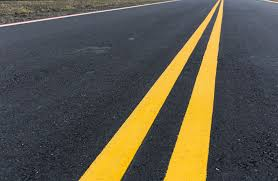
#> input picture 098.picture/Road_3.jpg, 278 x 181 px
$ python LBP_test.py
#> lines starting #> are read from the running program, lines starting #| are printed output that depends on the picture; after the words box and inside, x2 and y2 are one past the last pixel; in counts of white or black regions, pixels touching at a corner belong together
from skimage.transform import rotate
from skimage.feature import local_binary_pattern
from skimage import data, io,data_dir,filters, feature
from skimage.color import label2rgb
import skimage
import numpy as np
import matplotlib.pyplot as plt
from PIL import Image
import cv2
np.set_printoptions(threshold=np.inf)
# settings for LBP
radius = 1  # LBP算法中范围半径的取值
n_points = radius*8
# =============================================================================
# n_points = 8 * radius # 领域像素点数
# =============================================================================
# 读取图像
image1 =cv2.imread('../098.picture/Road_3.jpg')
#> image1 is the input picture: shape (181, 278, 3); mean B, G, R 73.5, 88.2, 92.9
cv2.imshow("image1",image1)

plt.hist(image1.ravel(), 255, [0, 256])
plt.show()
#> figure, not shown here; tallest bar 3496 high, from x = 60.24 to 61.24

gray = cv2.cvtColor(image1, cv2.COLOR_BGR2GRAY)
image1 = cv2.cvtColor(image1, cv2.COLOR_BGR2GRAY)

ret,gray = cv2.threshold(gray,80,255,cv2.THRESH_BINARY)#二值化
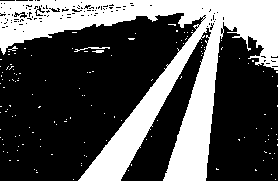
#> gray: shape (181, 278); 32.8% white; 142 white regions (139 under 20 px), largest, box (x1, y1, x2, y2) and area: (0, 0, 278, 181) 16182, (74, 47, 110, 52) 54, (92, 50, 104, 53) 26
gray = cv2.adaptiveThreshold(gray,255,cv2.ADAPTIVE_THRESH_MEAN_C,\
            cv2.THRESH_BINARY,11,2)
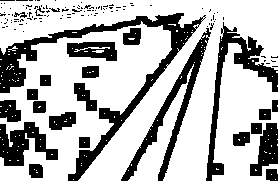
#> gray: shape (181, 278); 70.6% white; 131 black regions (107 under 20 px), largest, box (x1, y1, x2, y2) and area: (0, 13, 206, 181) 4381, (121, 28, 211, 181) 2111, (206, 22, 278, 181) 2059
cv2.imshow("gray",gray)
# =============================================================================
# cv2.imwrite("../098.picture/Road_2_gray.jpg",)
# =============================================================================

# 畫出直方圖
plt.hist(gray.ravel(), 255, [0, 256])
plt.show()
#> figure, not shown here; tallest bar 35547 high, from x = 255 to 256


lbp = local_binary_pattern(image1, n_points, radius,method ='ror')
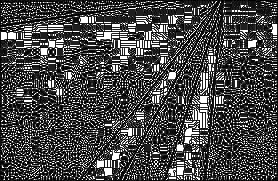
#> lbp: shape (181, 278) float64; min 0, max 255, mean 72.4
#**************************************************************************************
image_H=270
image_W=163
Block_high = 3
plt.hist(lbp.ravel(), 255, [0, 256])
plt.show()
#> figure, not shown here; tallest bar 8305 high, from x = 255 to 256
for i in range (0,int(image_H/Block_high)):
    for j in range(0,int(image_W/Block_high)):
        x=i*Block_high
        y=j*Block_high
        lbp2 = lbp[y:y+Block_high,x:x+Block_high]
# =============================================================================
#         print(lbp2.shape)
# =============================================================================
        lbp2 = np.reshape(lbp2,(1,Block_high*Block_high))
        lbp2 = lbp2[0]
# =============================================================================
#         print(lbp2)
# =============================================================================
        counts = np.bincount(list(map(float,lbp2)))
        #返回众数
# =============================================================================
#         print("i=",i,"j=",j,np.argmax(counts))
# =============================================================================
        lbp[y:y+Block_high,x:x+Block_high] = np.argmax(counts)
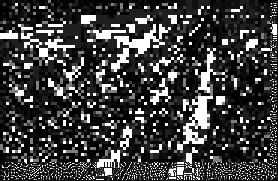
#> lbp: shape (181, 278) float64; min 0, max 255, mean 62.7
# =============================================================================
#     print("i=",i)
# =============================================================================
cv2.imshow("lbp",lbp)
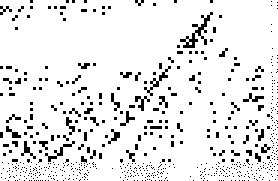
#> window 'lbp': shape (181, 278); 90.9% white; 638 black regions (592 under 20 px), largest, box (x1, y1, x2, y2) and area: (180, 12, 213, 48) 297, (144, 66, 171, 96) 144, (45, 141, 75, 162) 126
cv2.imwrite('../098.picture/Road_3_LBP_Block_test_3.jpg',lbp)

#**************************************************************************************
# =============================================================================
# img_RGB = cv2.merge((lbp,lbp,))
# cv2.imshow("img_RGB",img_RGB)
# =============================================================================
# =============================================================================
# cv2.imshow("lbp_0",lbp)
# lbp[lbp == 0] = 255
# =============================================================================
plt.hist(lbp.ravel(), 255, [0, 256])
plt.show()
#> figure, not shown here; tallest bar 11923 high, from x = 0 to 1
plt.hist(lbp2.ravel(), 255, [0, 256])
plt.show()
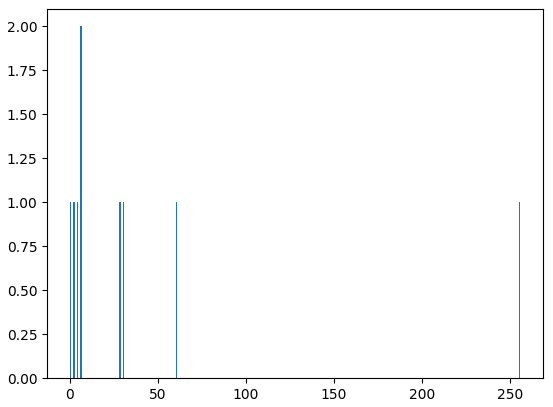
#> figure drawn by matplotlib, 1 panel; tallest bar 2 high, from x = 6.02 to 7.03
# =============================================================================
# print(lbp.ravel())
# =============================================================================

edges = filters.sobel(image1)
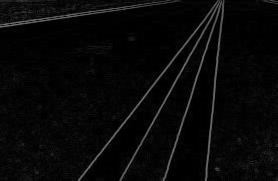
#> edges: shape (181, 278) float64; min 0, max 0.491, mean 0.0337
cv2.imshow("edges",edges)

cv2.waitKey(0)
cv2.destroyAllWindows()

$ run again, with 098.picture/Road_11.jpg copied over 098.picture/Road_3.jpg
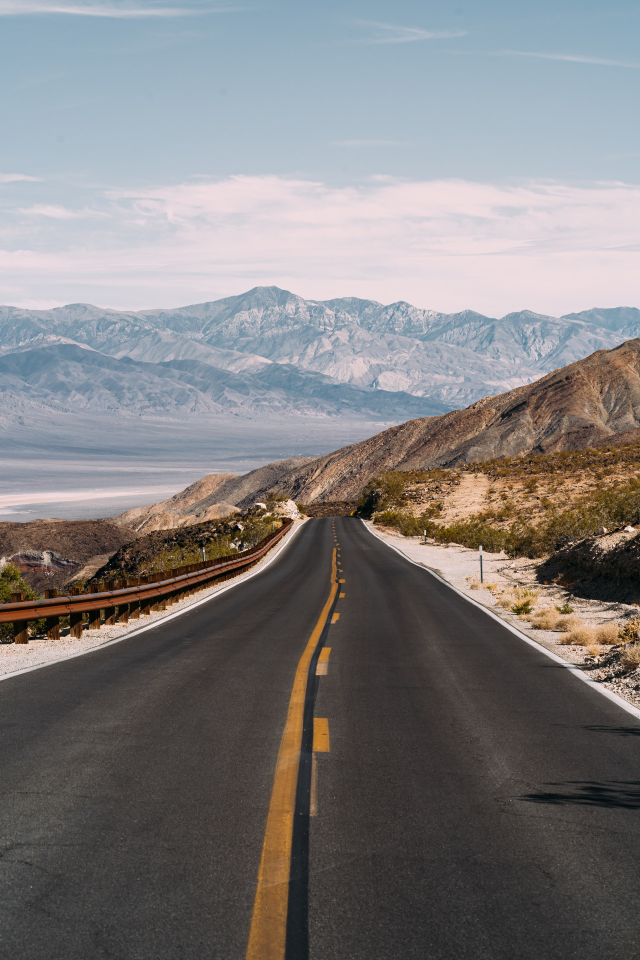
#> input picture 098.picture/Road_11.jpg, 1920 x 2880 px (shown at 1/3 size)
#> image1 is the input picture: shape (2880, 1920, 3); mean B, G, R 126.7, 126.2, 128.6
#> `ret,gray = cv2.threshold(gray,80,255,cv2.THRESH_BINARY)#二值化`:
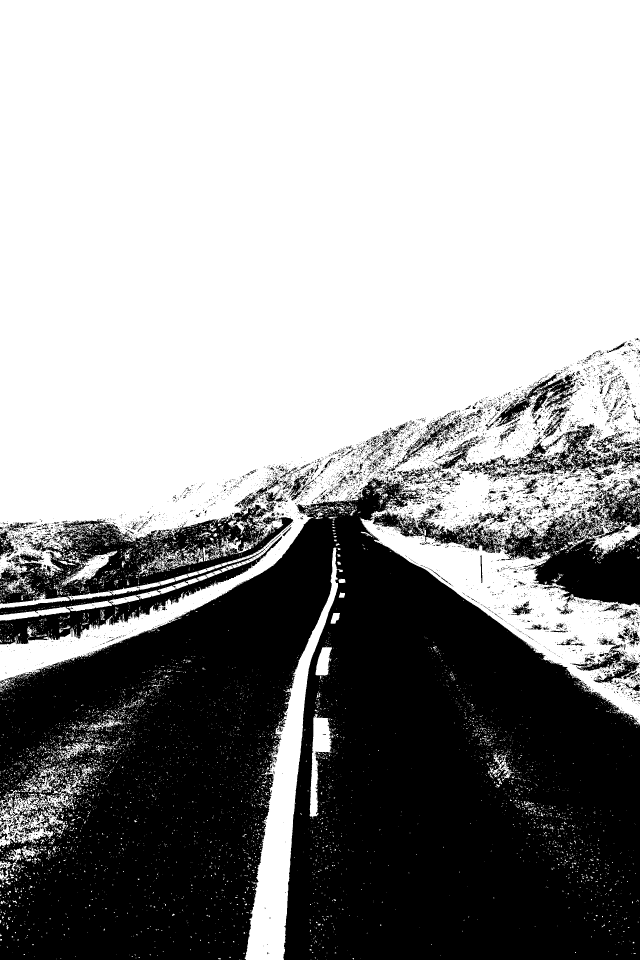
#> gray: shape (2880, 1920) (shown at 1/3 size); 60.2% white; 7782 black regions (7202 under 20 px), largest, box (x1, y1, x2, y2) and area: (0, 1428, 1920, 2880) 1851937, (0, 1430, 880, 1933) 140676, (1505, 1434, 1920, 1821) 71545
#> `edges = filters.sobel(image1)`:
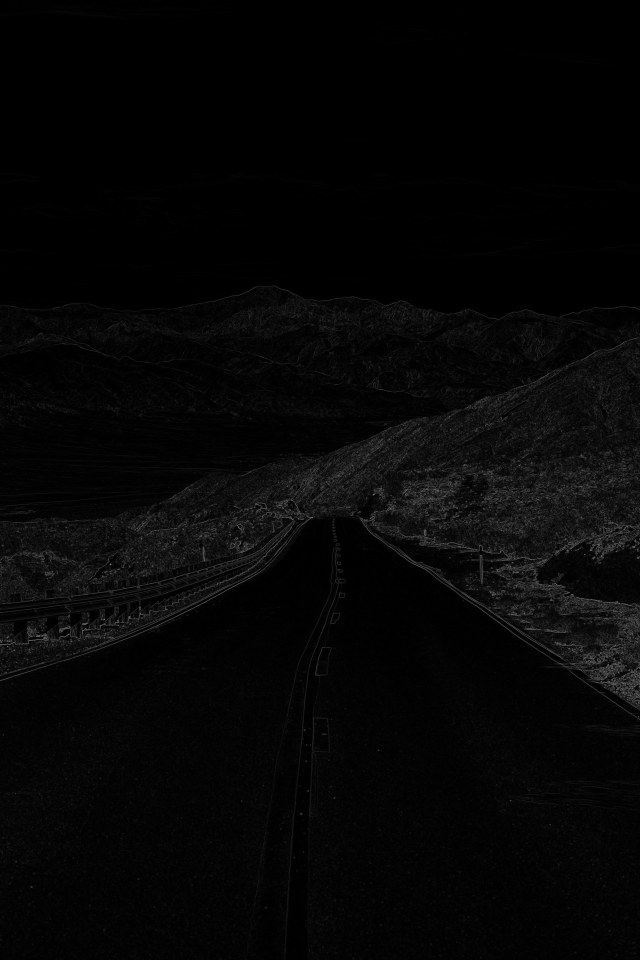
#> edges: shape (2880, 1920) float64 (shown at 1/3 size); min 0, max 0.678, mean 0.0255

$ run again, with 098.picture/Road_12.jpg copied over 098.picture/Road_3.jpg
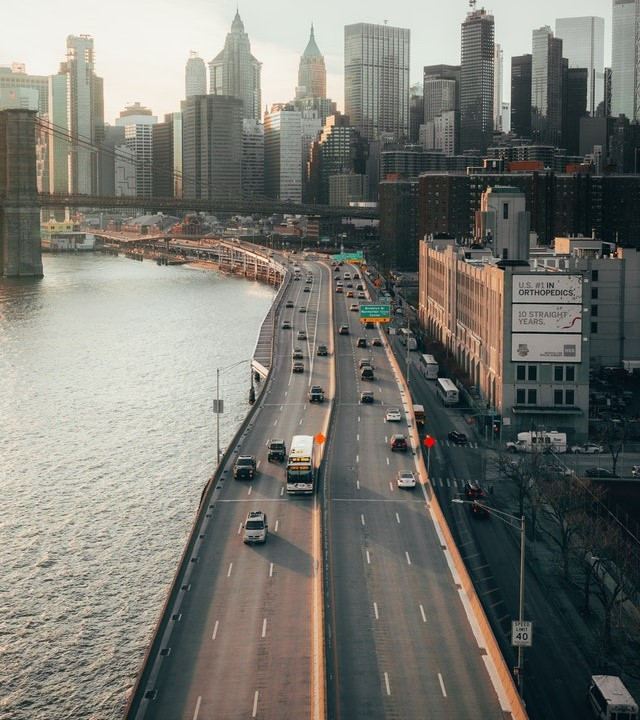
#> input picture 098.picture/Road_12.jpg, 640 x 720 px
#> image1 is the input picture: shape (720, 640, 3); mean B, G, R 112.9, 119.7, 119.8
#> after the loop `for i in range (0,int(image_H/Block_high)):`:
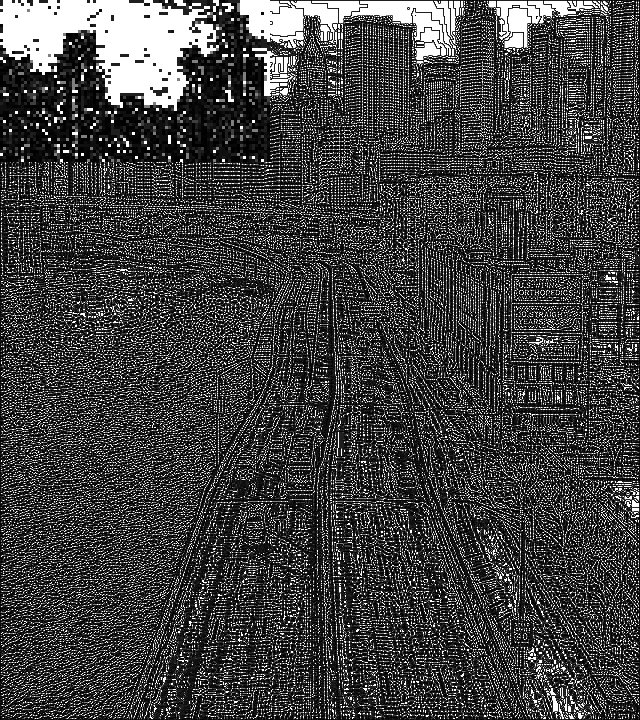
#> lbp: shape (720, 640) float64; min 0, max 255, mean 65.9
#> `edges = filters.sobel(image1)`:
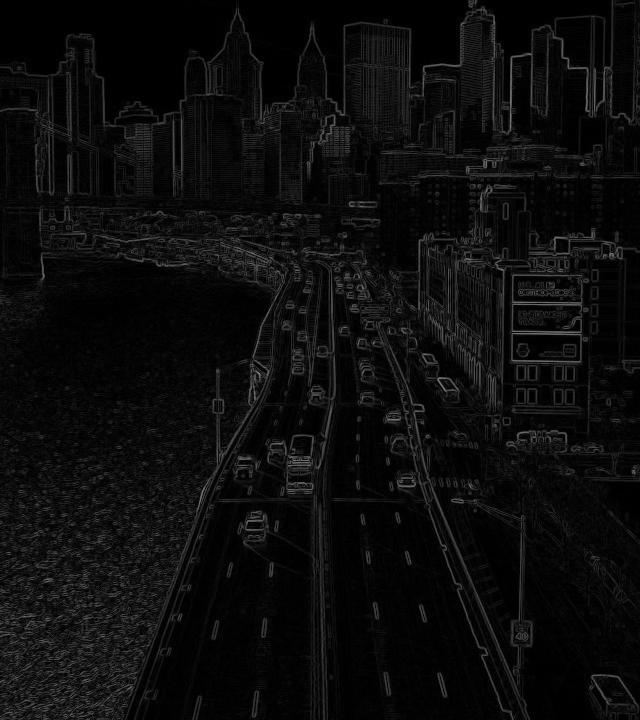
#> edges: shape (720, 640) float64; min 0, max 0.521, mean 0.0493

$ run again, with 098.picture/Road_13.jpg copied over 098.picture/Road_3.jpg
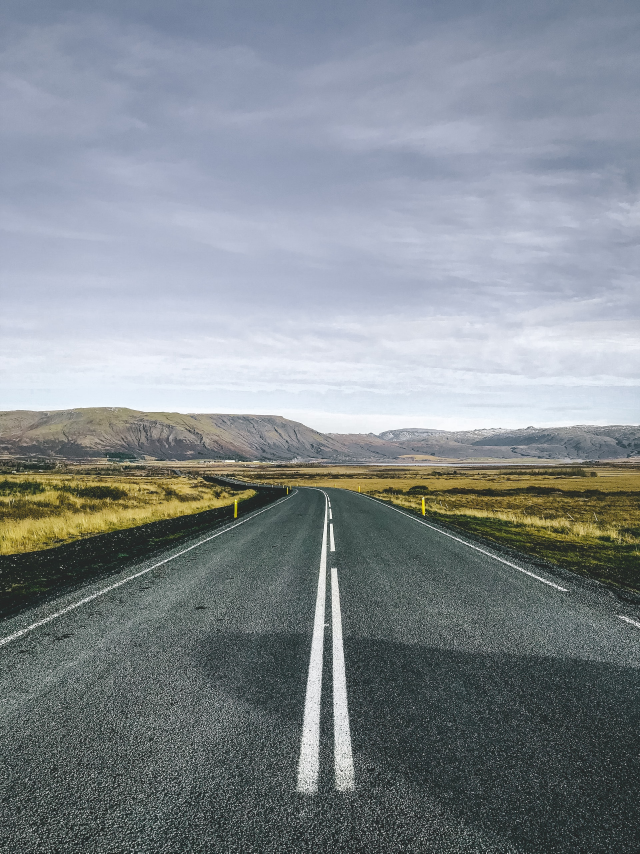
#> input picture 098.picture/Road_13.jpg, 1920 x 2560 px (shown at 1/3 size)
#> image1 is the input picture: shape (2560, 1920, 3); mean B, G, R 142.9, 138, 131.1
#> `edges = filters.sobel(image1)`:
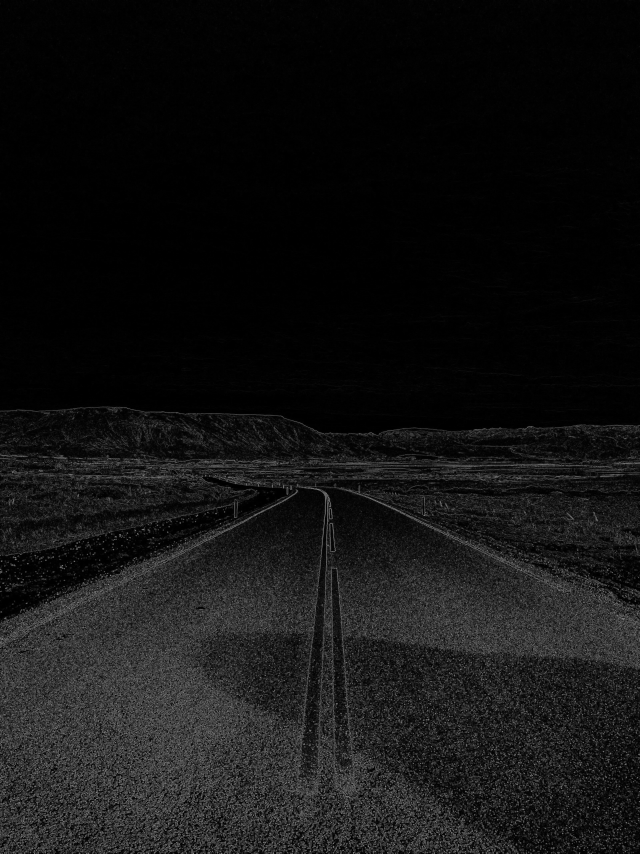
#> edges: shape (2560, 1920) float64 (shown at 1/3 size); min 0, max 0.71, mean 0.0791
